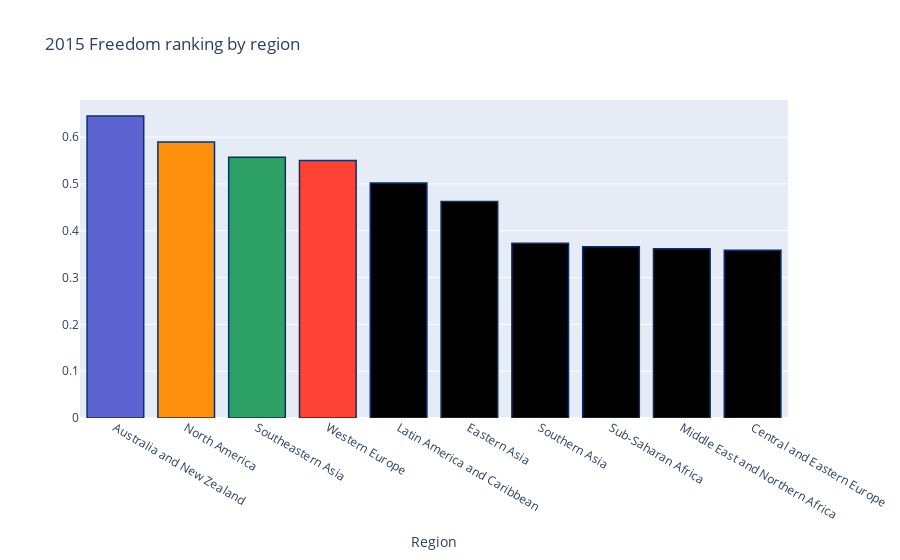

Source (notebook cell):
### Markdown cell above
## Freedom ranking by region

### Code cell
region_mean = data2015.groupby(['region'])['freedom'].mean()
region_mean.sort_values(ascending=False, inplace=True)

# Bar Chart
trace1 = go.Bar(
    x=region_mean.index,
    y=region_mean.values,
    marker=dict(
        color=['rgb(93, 100, 210)', 'rgb(255, 144, 14)',
               'rgb(44, 160, 101)', 'rgb(255, 65, 54)'],
        line=dict(
            color='rgb(8,48,107)',
            width=1.5,
        )
    ),
)

data = [trace1]
layout = go.Layout(
    barmode='stack'
)
layout = dict(title = '2015 Freedom ranking by region',
              xaxis= dict(title= 'Region',ticklen= 5,zeroline= False)
             )
fig = go.Figure(data=data, layout=layout)
iplot(fig)

### Figure 1 — Plotly figure (JSON) as saved in the notebook; plotly's stock layout.template omitted (floating-point values rounded to 4 significant figures)
{"data": [{"marker": {"color": ["rgb(93, 100, 210)", "rgb(255, 144, 14)", "rgb(44, 160, 101)", "rgb(255, 65, 54)"], "line": {"color": "rgb(8,48,107)", "width": 1.5}}, "type": "bar", "x": ["Australia and New Zealand", "North America", "Southeastern Asia", "Western Europe", "Latin America and Caribbean", "Eastern Asia", "Southern Asia", "Sub-Saharan Africa", "Middle East and Northern Africa", "Central and Eastern Europe"], "y": [0.6453, 0.5895, 0.5571, 0.5499, 0.5017, 0.4625, 0.3733, 0.3659, 0.3618, 0.3583]}], "layout": {"title": {"text": "2015 Freedom ranking by region"}, "xaxis": {"ticklen": 5, "title": {"text": "Region"}, "zeroline": false}}}
